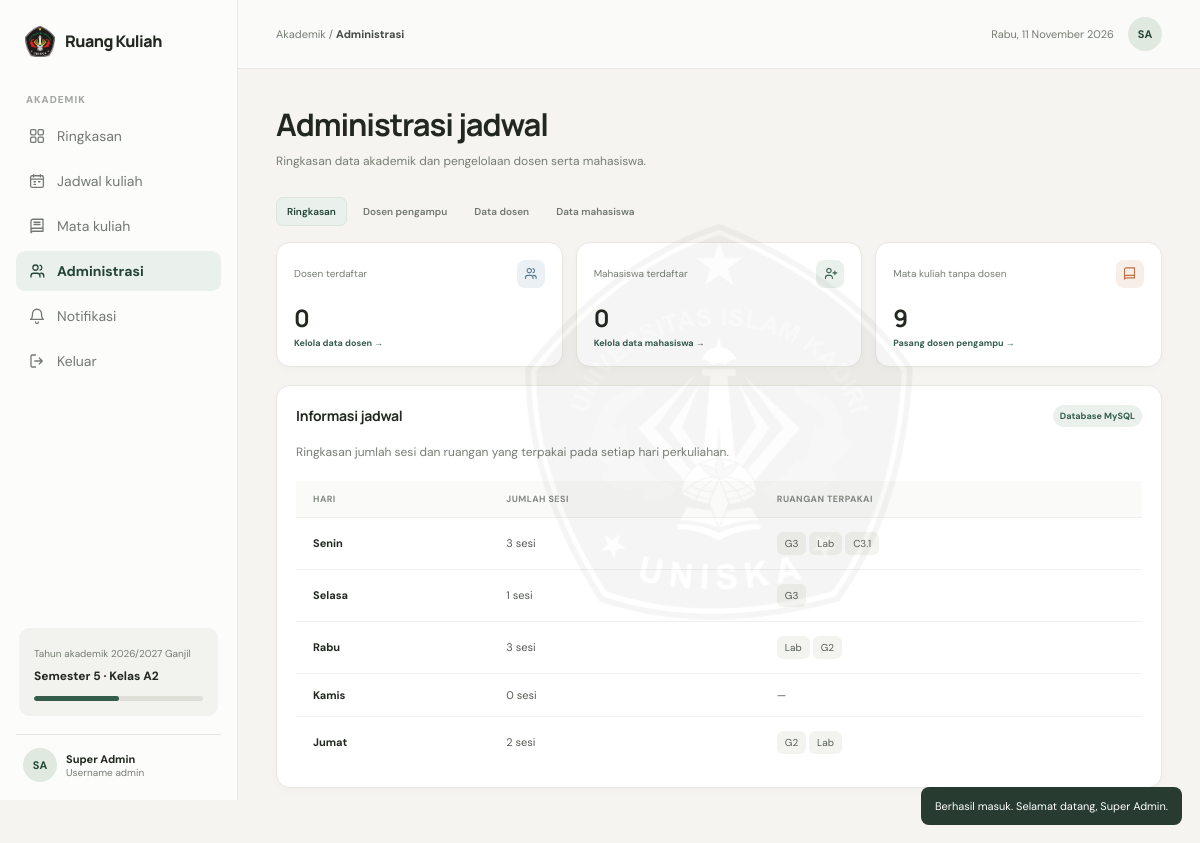
The page /admin/index.php (signed in) on the database its author committed.
### tables this page shows
CREATE TABLE `jadwal` (
  `id`             INT UNSIGNED NOT NULL AUTO_INCREMENT,
  `mata_kuliah_id` INT UNSIGNED NOT NULL,
  `hari`           ENUM('Senin','Selasa','Rabu','Kamis','Jumat') NOT NULL,
  `jam_mulai`      TIME         NOT NULL,
  `jam_selesai`    TIME         NOT NULL,
  `kelas`          VARCHAR(10)  NOT NULL,
  `ruang`          VARCHAR(20)  NOT NULL,
  `jenis`          ENUM('Kuliah','Praktikum') NOT NULL DEFAULT 'Kuliah',
  `diubah_pada`    DATETIME     NULL DEFAULT NULL,
  `created_at`     DATETIME     NOT NULL DEFAULT CURRENT_TIMESTAMP,
  PRIMARY KEY (`id`),
  KEY `idx_jadwal_mk` (`mata_kuliah_id`),
  KEY `idx_jadwal_hari` (`hari`, `jam_mulai`),
  CONSTRAINT `fk_jadwal_mk` FOREIGN KEY (`mata_kuliah_id`)
    REFERENCES `mata_kuliah` (`id`) ON DELETE CASCADE ON UPDATE CASCADE
);

### includes/helpers.php (called while the page is built, shortened)
<?php
function app_config(?string $key = null)
{
    static $cfg = null;
    if ($cfg === null) {
        $cfg = require __DIR__ . '/../config/app.php';
    }
    return $key === null ? $cfg : ($cfg[$key] ?? null);
}
function e($value): string
{
    return htmlspecialchars((string) $value, ENT_QUOTES | ENT_SUBSTITUTE, 'UTF-8');
}
function base_url(): string
{
    static $base = null;
    if ($base !== null) {
        return $base;
    }
    $doc  = isset($_SERVER['DOCUMENT_ROOT']) ? realpath($_SERVER['DOCUMENT_ROOT']) : false;
    $root = realpath(__DIR__ . '/..');
    if ($doc && $root) {
        $doc  = rtrim(str_replace('\\', '/', $doc), '/');
        $root = rtrim(str_replace('\\', '/', $root), '/');
        if (stripos($root, $doc) === 0) {
            return $base = rtrim(substr($root, strlen($doc)), '/');
        }
    }
    $dir = rtrim(str_replace('\\', '/', dirname($_SERVER['SCRIPT_NAME'] ?? '/')), '/');
    $dir = preg_replace('#/(admin|actions)$#', '', $dir);
    return $base = $dir;
}
function url(string $path = ''): string
{
    return base_url() . '/' . ltrim($path, '/');
}
function asset(string $path): string
{
    return url('assets/' . ltrim($path, '/'));
}
function asset_v(string $path): string
{
    $file = __DIR__ . '/../assets/' . ltrim($path, '/');
    return asset($path) . (is_file($file) ? '?v=' . filemtime($file) : '');
}
function bulan_id(int $n): string
{
    static $names = [1 => 'Januari', 'Februari', 'Maret', 'April', 'Mei', 'Juni',
        'Juli', 'Agustus', 'September', 'Oktober', 'November', 'Desember'];
    return $names[$n] ?? '';
}
function hari_id_dari_tanggal(?int $timestamp = null): string
{
    static $names = [1 => 'Senin', 'Selasa', 'Rabu', 'Kamis', 'Jumat', 'Sabtu', 'Minggu'];
    return $names[(int) date('N', $timestamp ?? time())];
}
function tanggal_id(?string $datetime = null, bool $withTime = true): string
{
    $ts = $datetime ? strtotime($datetime) : time();
    $out = date('j', $ts) . ' ' . bulan_id((int) date('n', $ts)) . ' ' . date('Y', $ts);
    return $withTime ? $out . ', ' . date('H.i', $ts) : $out;
}
function initials(string $nama): string
{
    $words = preg_split('/\s+/u', trim($nama)) ?: [];
    $letters = '';
    foreach ($words as $w) {
        $first = mb_substr(preg_replace('/^[^\p{L}]+/u', '', $w) ?? '', 0, 1);
        if ($first !== '') {
            $letters .= mb_strtoupper($first);
        }
        if (mb_strlen($letters) >= 2) {
            break;
        }
    }
    return $letters !== '' ? $letters : '?';
}
function semester_progress(): int
{
    $start = strtotime((string) app_config('semester_mulai'));
    $end   = strtotime((string) app_config('semester_selesai'));
    $pct = (time() - $start) / ($end - $start) * 100;
    return (int) max(0, min(100, round($pct)));
}

### config/app.php (called while the page is built)
<?php
return [
    'app_name'        => 'Ruang Kuliah',
    'campus_name'     => 'Universitas Islam Kadiri',
    'timezone'        => 'Asia/Jakarta',
    'tahun_akademik'  => '2026/2027 Ganjil',
    'semester'        => 5,
    'kelas_aktif'     => 'A2',
    'semester_mulai'  => '2026-09-07',
    'semester_selesai'=> '2027-01-15',
    'base_url'        => null,
    'show_demo_hint'  => true,
    'login_max_gagal' => 5,
    'login_kunci_detik' => 60,
];

### config/database.php (called while the page is built)
<?php
$dbConfig = [
    'host'     => '127.0.0.1',
    'port'     => 3306,
    'name'     => 'ruangkuliah',
    'user'     => 'root',
    'pass'     => '',
    'charset'  => 'utf8mb4',
    'timezone' => '+07:00',
];
function db(): PDO
{
    static $pdo = null;
    global $dbConfig;
    if ($pdo instanceof PDO) {
        return $pdo;
    }
    $dsn = sprintf(
        'mysql:host=%s;port=%d;dbname=%s;charset=%s',
        $dbConfig['host'], $dbConfig['port'], $dbConfig['name'], $dbConfig['charset']
    );
    try {
        $pdo = new PDO($dsn, $dbConfig['user'], $dbConfig['pass'], [
            PDO::ATTR_ERRMODE            => PDO::ERRMODE_EXCEPTION,
            PDO::ATTR_DEFAULT_FETCH_MODE => PDO::FETCH_ASSOC,
            PDO::ATTR_EMULATE_PREPARES   => false,
        ]);
        $pdo->exec("SET time_zone = '" . $dbConfig['timezone'] . "'");
    } catch (PDOException $e) {
        http_response_code(500);
        echo '<!DOCTYPE html><meta charset="utf-8"><title>Database tidak terhubung</title>'
           . '<body style="font-family:sans-serif;max-width:560px;margin:60px auto;line-height:1.6">'
           . '<h2>Database belum terhubung</h2>'
           . '<p>Pastikan <strong>MySQL</strong> sudah berjalan di XAMPP dan file '
           . '<code>database/ruangkuliah.sql</code> sudah diimport lewat phpMyAdmin.</p>'
           . '<p>Pengaturan koneksi ada di <code>config/database.php</code>.</p></body>';
        exit;
    }
    return $pdo;
}

### includes/auth.php (called while the page is built, shortened)
<?php
function is_valid_role(string $role): bool
{
    return isset(ROLE_TABLE[$role]);
}
function current_user(): ?array
{
    static $cache = false;
    if ($cache !== false) {
        return $cache;
    }
    $role = (string) $_SESSION['user']['role'];
    $t  = ROLE_TABLE[$role];
    $st = db()->prepare("SELECT id, nama, {$t['ident']} AS ident FROM {$t['table']} WHERE id = ? LIMIT 1");
    $st->execute([(int) $_SESSION['user']['id']]);
    $row = $st->fetch();
    return $cache = [
        'role'  => $role,
        'id'    => (int) $row['id'],
        'nama'  => $row['nama'],
        'ident' => $row['ident'],
    ];
}
function require_login(): array
{
    $user = current_user();
    return $user;
}
function require_role(array $roles): array
{
    $user = require_login();
    return $user;
}

### includes/queries.php (called while the page is built, shortened)
<?php
function q_jadwal(?int $dosenId = null): array
{
    if ($dosenId !== null) {
        $st = db()->prepare(SQL_JADWAL . ' WHERE m.dosen_id = ? ORDER BY j.hari, j.jam_mulai');
        $st->execute([$dosenId]);
    } else {
        $st = db()->query(SQL_JADWAL . ' ORDER BY j.hari, j.jam_mulai');
    }
    return $st->fetchAll();
}
function q_notif_terakhir_dibaca(array $user): int
{
    $st = db()->prepare('SELECT terakhir_id FROM notifikasi_dibaca WHERE role = ? AND user_id = ?');
    $st->execute([$user['role'], $user['id']]);
    return (int) ($st->fetchColumn() ?: 0);
}
function q_notif_unread_count(array $user): int
{
    $st = db()->prepare('SELECT COUNT(*) FROM notifikasi WHERE id > ?');
    $st->execute([q_notif_terakhir_dibaca($user)]);
    return (int) $st->fetchColumn();
}
function q_counts(): array
{
    $pdo = db();
    return [
        'dosen'       => (int) $pdo->query('SELECT COUNT(*) FROM dosen')->fetchColumn(),
        'mahasiswa'   => (int) $pdo->query('SELECT COUNT(*) FROM mahasiswa')->fetchColumn(),
        'tanpa_dosen' => (int) $pdo->query('SELECT COUNT(*) FROM mata_kuliah WHERE dosen_id IS NULL')->fetchColumn(),
    ];
}

### includes/layout_top.php (the view, shortened to what this page needs)
<?php
$user       = require_login();
$page_title = $page_title ?? 'Ringkasan';
$page_key   = $page_key ?? '';
$appName    = (string) app_config('app_name');
$unread     = q_notif_unread_count($user);
$nav = [
    ['key' => 'dashboard',  'label' => 'Ringkasan',     'href' => 'dashboard.php',  'icon' => 'grid'],
    ['key' => 'jadwal',     'label' => 'Jadwal kuliah', 'href' => 'jadwal.php',     'icon' => 'calendar'],
    ['key' => 'matkul',     'label' => 'Mata kuliah',   'href' => 'matkul.php',     'icon' => 'book'],
];
if ($user['role'] === 'admin') {
    $nav[] = ['key' => 'admin', 'label' => 'Administrasi', 'href' => 'admin/index.php', 'icon' => 'users'];
}
$nav[] = ['key' => 'notifikasi', 'label' => 'Notifikasi', 'href' => 'notifikasi.php', 'icon' => 'bell', 'badge' => $unread];
$identLabel = ['mahasiswa' => 'NPM ', 'dosen' => 'NIP ', 'admin' => 'Username '][$user['role']];
?>
<!DOCTYPE html>
<html lang="id">
<head>
  <link rel="stylesheet" href="<?= e(asset_v('css/app.css')) ?>">
</head>
<body data-base="<?= e(base_url()) ?>">
  <div class="app">
    <aside class="sidebar">
      <a class="brand" href="<?= e(url('dashboard.php')) ?>">
        <img class="brand-logo" src="<?= e(asset('img/logo-uniska.png')) ?>" alt="Logo UNISKA">
        <?= e($appName) ?>
      </a>
      <div class="nav-label">Akademik</div>
      <nav class="nav" aria-label="Navigasi utama">
        <?php foreach ($nav as $item): ?>
          <a class="nav-btn <?= $page_key === $item['key'] ? 'active' : '' ?>" href="<?= e(url($item['href'])) ?>"
             <?= $page_key === $item['key'] ? 'aria-current="page"' : '' ?>>
            <?= icon($item['icon']) ?>
            <span><?= e($item['label']) ?></span>
          </a>
        <?php endforeach; ?>
        <form method="post" action="<?= e(url('logout.php')) ?>" class="nav-form">
          <button class="nav-btn" type="submit">
            <?= icon('logout') ?>
            <span>Keluar</span>
          </button>
        </form>
      </nav>
      <div class="sidebar-bottom">
        <div class="semester-card">
          <small>Tahun akademik <?= e(app_config('tahun_akademik')) ?></small>
          <strong>Semester <?= (int) app_config('semester') ?> · Kelas <?= e(app_config('kelas_aktif')) ?></strong>
          <div class="semester-line" title="<?= semester_progress() ?>% semester berjalan"><span style="width: <?= semester_progress() ?>%"></span></div>
        </div>
        <div class="profile">
          <div class="avatar"><?= e(initials($user['nama'])) ?></div>
          <div class="profile-text">
            <strong><?= e($user['nama']) ?></strong>
            <small><?= $user['role'] !== 'admin' ? e(ROLE_LABEL[$user['role']]) . ' · ' : '' ?><?= e($identLabel . $user['ident']) ?></small>
          </div>
        </div>
      </div>
    </aside>
    <main class="main">
      <header class="topbar">
        <div class="breadcrumb">Akademik <span aria-hidden="true">/</span> <strong><?= e($crumb ?? $page_title) ?></strong></div>
        <div class="top-right">
          <span class="today-label"><?= e(hari_id_dari_tanggal() . ', ' . tanggal_id(null, false)) ?></span>
          <div class="avatar" title="<?= e($user['nama']) ?>"><?= e(initials($user['nama'])) ?></div>
        </div>
      </header>
      <div class="content">

### admin/index.php (shortened to what this page needs)
<?php
$user = require_role(['admin']);
$rows   = q_jadwal();
$counts = q_counts();
$page_title = 'Administrasi';
$page_key   = 'admin';
include __DIR__ . '/../includes/layout_top.php';
?>
        <section class="page active" id="adminPage">
          <div class="page-heading">
            <div><h1>Administrasi jadwal</h1><p class="subtitle">Ringkasan data akademik dan pengelolaan dosen serta mahasiswa.</p></div>
          </div>
          <div class="stats stats-3">
            <article class="card stat-card">
              <div class="stat-top"><span class="stat-label">Dosen terdaftar</span><span class="stat-icon blue"><?= icon('users') ?></span></div>
              <div class="stat-value"><?= $counts['dosen'] ?></div>
              <div class="stat-note"><a href="<?= e(url('admin/dosen.php')) ?>">Kelola data dosen →</a></div>
            </article>
            <article class="card stat-card">
              <div class="stat-top"><span class="stat-label">Mahasiswa terdaftar</span><span class="stat-icon"><?= icon('user-plus') ?></span></div>
              <div class="stat-value"><?= $counts['mahasiswa'] ?></div>
              <div class="stat-note"><a href="<?= e(url('admin/mahasiswa.php')) ?>">Kelola data mahasiswa →</a></div>
            </article>
            <article class="card stat-card">
              <div class="stat-top"><span class="stat-label">Mata kuliah tanpa dosen</span><span class="stat-icon orange"><?= icon('book-sm') ?></span></div>
              <div class="stat-value"><?= $counts['tanpa_dosen'] ?></div>
              <div class="stat-note"><a href="<?= e(url('admin/pengampu.php')) ?>">Pasang dosen pengampu →</a></div>
            </article>
          </div>
          <div class="panel">
            <div class="panel-head">
              <h2>Informasi jadwal</h2>
              <span class="badge">Database MySQL</span>
            </div>
            <p class="subtitle" style="margin-bottom:18px">Ringkasan jumlah sesi dan ruangan yang terpakai pada setiap hari perkuliahan.</p>
            <div class="table-wrap">
              <table>
                <thead>
                  <tr>
                    <th>Hari</th>
                    <th>Jumlah sesi</th>
                    <th>Ruangan terpakai</th>
                  </tr>
                </thead>
                <tbody id="adminRows">
                  <?php foreach (HARI_KULIAH as $h):
                      $items = array_values(array_filter($rows, function ($r) use ($h) { return $r['hari'] === $h; }));
                      $rooms = array_values(array_unique(array_column($items, 'ruang'))); ?>
                    <tr>
                      <td><strong><?= e($h) ?></strong></td>
                      <td><?= count($items) ?> sesi</td>
                      <td>
                        <?php if ($rooms): foreach ($rooms as $room): ?>
                          <span class="room-pill"><?= e($room) ?></span>
                        <?php endforeach; else: ?>—<?php endif; ?>
                      </td>
                    </tr>
                  <?php endforeach; ?>
                </tbody>
              </table>
            </div>
          </div>
        </section>
<?php include __DIR__ . '/../includes/layout_bottom.php'; ?>

### rows shown on the page
jadwal: hari "Jumat", count($items) "2", room "G2", room "Lab"

### other values the page prints
$appName "Ruang Kuliah"
$item['label'] "Ringkasan"
$item['label'] "Jadwal kuliah"
$item['label'] "Mata kuliah"
$item['label'] "Administrasi"
$item['label'] "Notifikasi"
app_config('tahun_akademik') "2026/2027 Ganjil"
app_config('semester') "5"
app_config('kelas_aktif') "A2"
initials($user['nama']) "SA"
$user['nama'] "Super Admin"
$identLabel . $user['ident'] "Username admin"
$crumb "Administrasi"
hari_id_dari_tanggal() . ', ' . tanggal_id(null, false) "Rabu, 11 November 2026"
$label "Ringkasan"
